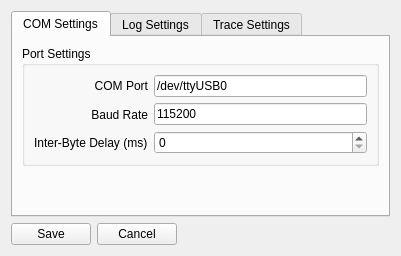
<?xml version="1.0" encoding="UTF-8"?>
<ui version="4.0">
 <class>ComSettings</class>
 <widget class="QWidget" name="ComSettings">
  <property name="geometry">
   <rect>
    <x>0</x>
    <y>0</y>
    <width>401</width>
    <height>256</height>
   </rect>
  </property>
  <property name="windowTitle">
   <string>Settings</string>
  </property>
  <layout class="QVBoxLayout" name="verticalLayout_7">
   <item>
    <widget class="QTabWidget" name="tabWidget">
     <property name="currentIndex">
      <number>0</number>
     </property>
     <widget class="QWidget" name="tab">
      <attribute name="title">
       <string>COM Settings</string>
      </attribute>
      <layout class="QVBoxLayout" name="verticalLayout_8">
       <item>
        <layout class="QVBoxLayout" name="verticalLayout_3">
         <item>
          <layout class="QHBoxLayout" name="horizontalLayout_5">
           <item>
            <widget class="QGroupBox" name="groupBox">
             <property name="title">
              <string>Port Settings</string>
             </property>
             <layout class="QVBoxLayout" name="verticalLayout_5">
              <item>
               <layout class="QHBoxLayout" name="horizontalLayout">
                <item>
                 <layout class="QVBoxLayout" name="verticalLayout">
                  <item>
                   <widget class="QLabel" name="label">
                    <property name="layoutDirection">
                     <enum>Qt::LeftToRight</enum>
                    </property>
                    <property name="text">
                     <string>COM Port</string>
                    </property>
                    <property name="alignment">
                     <set>Qt::AlignRight|Qt::AlignTrailing|Qt::AlignVCenter</set>
                    </property>
                   </widget>
                  </item>
                  <item>
                   <widget class="QLabel" name="label_2">
                    <property name="text">
                     <string>Baud Rate</string>
                    </property>
                    <property name="alignment">
                     <set>Qt::AlignRight|Qt::AlignTrailing|Qt::AlignVCenter</set>
                    </property>
                   </widget>
                  </item>
                  <item>
                   <widget class="QLabel" name="label_7">
                    <property name="text">
                     <string>Inter-Byte Delay (ms)</string>
                    </property>
                   </widget>
                  </item>
                 </layout>
                </item>
                <item>
                 <layout class="QVBoxLayout" name="verticalLayout_2">
                  <item>
                   <widget class="QLineEdit" name="portNameLineEdit">
                    <property name="text">
                     <string>/dev/ttyUSB0</string>
                    </property>
                   </widget>
                  </item>
                  <item>
                   <widget class="QLineEdit" name="baudRateLineEdit">
                    <property name="text">
                     <string>115200</string>
                    </property>
                   </widget>
                  </item>
                  <item>
                   <widget class="QSpinBox" name="interByteDelaySpinBox"/>
                  </item>
                 </layout>
                </item>
               </layout>
              </item>
             </layout>
            </widget>
           </item>
          </layout>
         </item>
         <item>
          <spacer name="verticalSpacer_3">
           <property name="orientation">
            <enum>Qt::Vertical</enum>
           </property>
           <property name="sizeHint" stdset="0">
            <size>
             <width>20</width>
             <height>40</height>
            </size>
           </property>
          </spacer>
         </item>
        </layout>
       </item>
      </layout>
     </widget>
     <widget class="QWidget" name="tab_3">
      <attribute name="title">
       <string>Log Settings</string>
      </attribute>
      <layout class="QVBoxLayout" name="verticalLayout_4">
       <item>
        <layout class="QHBoxLayout" name="horizontalLayout_3">
         <item>
          <widget class="QLabel" name="label_3">
           <property name="text">
            <string>Datalog Location</string>
           </property>
          </widget>
         </item>
         <item>
          <widget class="QLineEdit" name="datalogLocationLineEdit"/>
         </item>
         <item>
          <widget class="QPushButton" name="datalogLocationBrowseButton">
           <property name="text">
            <string>Browse</string>
           </property>
          </widget>
         </item>
        </layout>
       </item>
       <item>
        <layout class="QHBoxLayout" name="horizontalLayout_4">
         <item>
          <widget class="QLabel" name="label_4">
           <property name="text">
            <string>Logs to Save</string>
           </property>
          </widget>
         </item>
         <item>
          <widget class="QSpinBox" name="logCountSpinBox"/>
         </item>
         <item>
          <spacer name="horizontalSpacer_3">
           <property name="orientation">
            <enum>Qt::Horizontal</enum>
           </property>
           <property name="sizeHint" stdset="0">
            <size>
             <width>40</width>
             <height>20</height>
            </size>
           </property>
          </spacer>
         </item>
        </layout>
       </item>
       <item>
        <layout class="QHBoxLayout" name="horizontalLayout_6">
         <item>
          <widget class="QCheckBox" name="saveDataLogCheckBox">
           <property name="text">
            <string>Save Datalogs</string>
           </property>
          </widget>
         </item>
         <item>
          <widget class="QCheckBox" name="clearDataLogsCheckBox">
           <property name="text">
            <string>Delete Old Logs</string>
           </property>
          </widget>
         </item>
         <item>
          <spacer name="horizontalSpacer_2">
           <property name="orientation">
            <enum>Qt::Horizontal</enum>
           </property>
           <property name="sizeHint" stdset="0">
            <size>
             <width>40</width>
             <height>20</height>
            </size>
           </property>
          </spacer>
         </item>
        </layout>
       </item>
       <item>
        <spacer name="verticalSpacer">
         <property name="orientation">
          <enum>Qt::Vertical</enum>
         </property>
         <property name="sizeHint" stdset="0">
          <size>
           <width>20</width>
           <height>40</height>
          </size>
         </property>
        </spacer>
       </item>
      </layout>
     </widget>
     <widget class="QWidget" name="tab_2">
      <attribute name="title">
       <string>Trace Settings</string>
      </attribute>
      <layout class="QVBoxLayout" name="verticalLayout_6">
       <item>
        <layout class="QHBoxLayout" name="horizontalLayout_7">
         <item>
          <widget class="QLabel" name="label_5">
           <property name="text">
            <string>Trace Color</string>
           </property>
          </widget>
         </item>
         <item>
          <widget class="QPushButton" name="chooseColorButton">
           <property name="text">
            <string>Choose</string>
           </property>
          </widget>
         </item>
         <item>
          <spacer name="horizontalSpacer_4">
           <property name="orientation">
            <enum>Qt::Horizontal</enum>
           </property>
           <property name="sizeHint" stdset="0">
            <size>
             <width>40</width>
             <height>20</height>
            </size>
           </property>
          </spacer>
         </item>
        </layout>
       </item>
       <item>
        <spacer name="verticalSpacer_2">
         <property name="orientation">
          <enum>Qt::Vertical</enum>
         </property>
         <property name="sizeHint" stdset="0">
          <size>
           <width>20</width>
           <height>40</height>
          </size>
         </property>
        </spacer>
       </item>
      </layout>
     </widget>
    </widget>
   </item>
   <item>
    <layout class="QHBoxLayout" name="horizontalLayout_2">
     <item>
      <widget class="QPushButton" name="savePushButton">
       <property name="text">
        <string>Save</string>
       </property>
      </widget>
     </item>
     <item>
      <widget class="QPushButton" name="cancelPushButton">
       <property name="text">
        <string>Cancel</string>
       </property>
      </widget>
     </item>
     <item>
      <spacer name="horizontalSpacer">
       <property name="orientation">
        <enum>Qt::Horizontal</enum>
       </property>
       <property name="sizeHint" stdset="0">
        <size>
         <width>40</width>
         <height>20</height>
        </size>
       </property>
      </spacer>
     </item>
    </layout>
   </item>
  </layout>
 </widget>
 <resources/>
 <connections/>
</ui>
